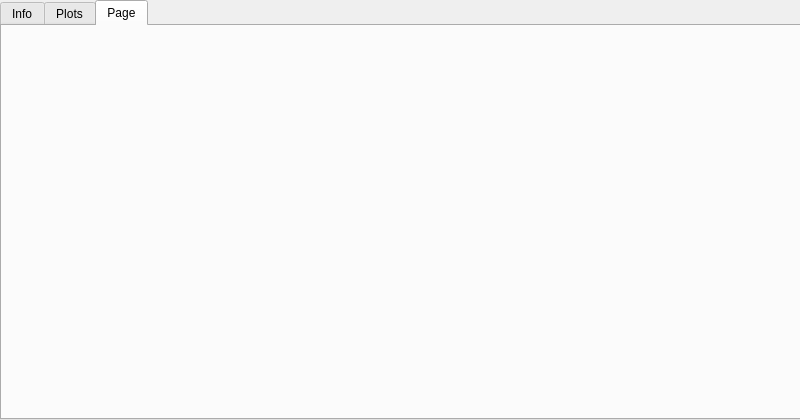
<?xml version="1.0" encoding="UTF-8"?>
<ui version="4.0">
 <class>MainWindow</class>
 <widget class="QMainWindow" name="MainWindow">
  <property name="geometry">
   <rect>
    <x>0</x>
    <y>0</y>
    <width>800</width>
    <height>420</height>
   </rect>
  </property>
  <property name="windowTitle">
   <string>MainWindow</string>
  </property>
  <widget class="QWidget" name="centralwidget">
   <widget class="QTabWidget" name="tabWidget">
    <property name="geometry">
     <rect>
      <x>0</x>
      <y>0</y>
      <width>801</width>
      <height>420</height>
     </rect>
    </property>
    <property name="currentIndex">
     <number>2</number>
    </property>
    <widget class="QWidget" name="main_tab">
     <attribute name="title">
      <string>Info</string>
     </attribute>
     <widget class="QLabel" name="label_5">
      <property name="geometry">
       <rect>
        <x>190</x>
        <y>40</y>
        <width>50</width>
        <height>30</height>
       </rect>
      </property>
      <property name="font">
       <font>
        <family>Arial</family>
        <pointsize>18</pointsize>
       </font>
      </property>
      <property name="text">
       <string>Roll:</string>
      </property>
     </widget>
     <widget class="QLabel" name="xVal">
      <property name="geometry">
       <rect>
        <x>60</x>
        <y>40</y>
        <width>71</width>
        <height>30</height>
       </rect>
      </property>
      <property name="font">
       <font>
        <family>Arial</family>
        <pointsize>16</pointsize>
       </font>
      </property>
      <property name="text">
       <string/>
      </property>
     </widget>
     <widget class="QLabel" name="label_8">
      <property name="geometry">
       <rect>
        <x>20</x>
        <y>295</y>
        <width>241</width>
        <height>30</height>
       </rect>
      </property>
      <property name="font">
       <font>
        <family>Arial</family>
        <pointsize>18</pointsize>
       </font>
      </property>
      <property name="text">
       <string>Signal strength:</string>
      </property>
     </widget>
     <widget class="QLabel" name="sens4">
      <property name="geometry">
       <rect>
        <x>620</x>
        <y>195</y>
        <width>51</width>
        <height>71</height>
       </rect>
      </property>
      <property name="font">
       <font>
        <family>Arial</family>
        <pointsize>60</pointsize>
       </font>
      </property>
      <property name="text">
       <string>0</string>
      </property>
     </widget>
     <widget class="QLabel" name="rollVal">
      <property name="geometry">
       <rect>
        <x>260</x>
        <y>40</y>
        <width>71</width>
        <height>30</height>
       </rect>
      </property>
      <property name="font">
       <font>
        <family>Arial</family>
        <pointsize>16</pointsize>
       </font>
      </property>
      <property name="text">
       <string/>
      </property>
     </widget>
     <widget class="QLabel" name="label_6">
      <property name="geometry">
       <rect>
        <x>190</x>
        <y>80</y>
        <width>60</width>
        <height>30</height>
       </rect>
      </property>
      <property name="font">
       <font>
        <family>Arial</family>
        <pointsize>18</pointsize>
       </font>
      </property>
      <property name="text">
       <string>Pitch:</string>
      </property>
     </widget>
     <widget class="QLabel" name="sens2">
      <property name="geometry">
       <rect>
        <x>300</x>
        <y>195</y>
        <width>51</width>
        <height>71</height>
       </rect>
      </property>
      <property name="font">
       <font>
        <family>Arial</family>
        <pointsize>60</pointsize>
       </font>
      </property>
      <property name="text">
       <string>0</string>
      </property>
     </widget>
     <widget class="QLabel" name="strength1">
      <property name="geometry">
       <rect>
        <x>140</x>
        <y>320</y>
        <width>120</width>
        <height>71</height>
       </rect>
      </property>
      <property name="font">
       <font>
        <family>Arial</family>
        <pointsize>35</pointsize>
       </font>
      </property>
      <property name="text">
       <string>0</string>
      </property>
     </widget>
     <widget class="QLabel" name="label_4">
      <property name="geometry">
       <rect>
        <x>30</x>
        <y>120</y>
        <width>41</width>
        <height>30</height>
       </rect>
      </property>
      <property name="font">
       <font>
        <family>Arial</family>
        <pointsize>18</pointsize>
       </font>
      </property>
      <property name="text">
       <string>Z:</string>
      </property>
     </widget>
     <widget class="QLabel" name="label">
      <property name="geometry">
       <rect>
        <x>20</x>
        <y>165</y>
        <width>241</width>
        <height>30</height>
       </rect>
      </property>
      <property name="font">
       <font>
        <family>Arial</family>
        <pointsize>18</pointsize>
       </font>
      </property>
      <property name="text">
       <string>Connected sensors:</string>
      </property>
     </widget>
     <widget class="QLabel" name="label_3">
      <property name="geometry">
       <rect>
        <x>30</x>
        <y>80</y>
        <width>40</width>
        <height>30</height>
       </rect>
      </property>
      <property name="font">
       <font>
        <family>Arial</family>
        <pointsize>18</pointsize>
       </font>
      </property>
      <property name="text">
       <string>Y:</string>
      </property>
     </widget>
     <widget class="QLabel" name="strength4">
      <property name="geometry">
       <rect>
        <x>620</x>
        <y>320</y>
        <width>120</width>
        <height>71</height>
       </rect>
      </property>
      <property name="font">
       <font>
        <family>Arial</family>
        <pointsize>35</pointsize>
       </font>
      </property>
      <property name="text">
       <string>0</string>
      </property>
     </widget>
     <widget class="QLabel" name="zVal">
      <property name="geometry">
       <rect>
        <x>60</x>
        <y>120</y>
        <width>71</width>
        <height>30</height>
       </rect>
      </property>
      <property name="font">
       <font>
        <family>Arial</family>
        <pointsize>16</pointsize>
       </font>
      </property>
      <property name="text">
       <string/>
      </property>
     </widget>
     <widget class="QLabel" name="sens3">
      <property name="geometry">
       <rect>
        <x>460</x>
        <y>195</y>
        <width>51</width>
        <height>71</height>
       </rect>
      </property>
      <property name="font">
       <font>
        <family>Arial</family>
        <pointsize>60</pointsize>
       </font>
      </property>
      <property name="text">
       <string>0</string>
      </property>
     </widget>
     <widget class="QLabel" name="strength2">
      <property name="geometry">
       <rect>
        <x>300</x>
        <y>320</y>
        <width>120</width>
        <height>71</height>
       </rect>
      </property>
      <property name="font">
       <font>
        <family>Arial</family>
        <pointsize>35</pointsize>
       </font>
      </property>
      <property name="text">
       <string>0</string>
      </property>
     </widget>
     <widget class="QLabel" name="sens1">
      <property name="geometry">
       <rect>
        <x>140</x>
        <y>195</y>
        <width>51</width>
        <height>71</height>
       </rect>
      </property>
      <property name="font">
       <font>
        <family>Arial</family>
        <pointsize>60</pointsize>
       </font>
      </property>
      <property name="text">
       <string>0</string>
      </property>
     </widget>
     <widget class="QLabel" name="strength3">
      <property name="geometry">
       <rect>
        <x>460</x>
        <y>320</y>
        <width>120</width>
        <height>71</height>
       </rect>
      </property>
      <property name="font">
       <font>
        <family>Arial</family>
        <pointsize>35</pointsize>
       </font>
      </property>
      <property name="text">
       <string>0</string>
      </property>
     </widget>
     <widget class="QLabel" name="yVal">
      <property name="geometry">
       <rect>
        <x>60</x>
        <y>80</y>
        <width>71</width>
        <height>30</height>
       </rect>
      </property>
      <property name="font">
       <font>
        <family>Arial</family>
        <pointsize>16</pointsize>
       </font>
      </property>
      <property name="text">
       <string/>
      </property>
     </widget>
     <widget class="QLabel" name="pitchVal">
      <property name="geometry">
       <rect>
        <x>260</x>
        <y>80</y>
        <width>71</width>
        <height>30</height>
       </rect>
      </property>
      <property name="font">
       <font>
        <family>Arial</family>
        <pointsize>16</pointsize>
       </font>
      </property>
      <property name="text">
       <string/>
      </property>
     </widget>
     <widget class="QLabel" name="label_2">
      <property name="geometry">
       <rect>
        <x>30</x>
        <y>40</y>
        <width>40</width>
        <height>30</height>
       </rect>
      </property>
      <property name="font">
       <font>
        <family>Arial</family>
        <pointsize>18</pointsize>
       </font>
      </property>
      <property name="text">
       <string>X:</string>
      </property>
     </widget>
     <widget class="QLabel" name="yawVal">
      <property name="geometry">
       <rect>
        <x>260</x>
        <y>120</y>
        <width>71</width>
        <height>30</height>
       </rect>
      </property>
      <property name="font">
       <font>
        <family>Arial</family>
        <pointsize>16</pointsize>
       </font>
      </property>
      <property name="text">
       <string/>
      </property>
     </widget>
     <widget class="QLabel" name="label_7">
      <property name="geometry">
       <rect>
        <x>190</x>
        <y>120</y>
        <width>60</width>
        <height>30</height>
       </rect>
      </property>
      <property name="font">
       <font>
        <family>Arial</family>
        <pointsize>18</pointsize>
       </font>
      </property>
      <property name="text">
       <string>Yaw:</string>
      </property>
     </widget>
    </widget>
    <widget class="QWidget" name="plot_tab">
     <attribute name="title">
      <string>Plots</string>
     </attribute>
     <widget class="QWidget" name="verticalLayoutWidget">
      <property name="geometry">
       <rect>
        <x>0</x>
        <y>0</y>
        <width>801</width>
        <height>381</height>
       </rect>
      </property>
      <layout class="QVBoxLayout" name="plotLayout"/>
     </widget>
    </widget>
    <widget class="QWidget" name="tab">
     <attribute name="title">
      <string>Page</string>
     </attribute>
     <widget class="QWidget" name="gridLayoutWidget">
      <property name="geometry">
       <rect>
        <x>0</x>
        <y>0</y>
        <width>791</width>
        <height>381</height>
       </rect>
      </property>
      <layout class="QGridLayout" name="MPLLayout"/>
     </widget>
    </widget>
   </widget>
  </widget>
 </widget>
 <resources/>
 <connections/>
</ui>
